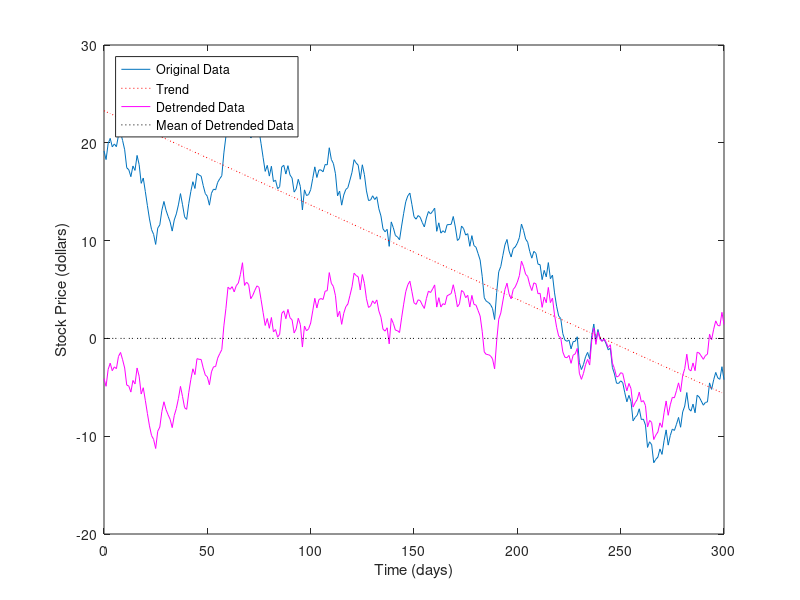

This chart was generated by the following MATLAB code: (Note: this script raises an error after producing the figure.)
close all

%% EXAMPLE
t = 0:300;
dailyFluct = gallery('normaldata',size(t),2); 
sdata = cumsum(dailyFluct) + 20 + t/100;
figure(1)
plot(t,sdata);
legend('Original Data','Location','northwest');
xlabel('Time (days)');
ylabel('Stock Price (dollars)');

detrend_sdata = detrend(sdata);
strend = sdata - detrend_sdata;
mean(detrend_sdata)


hold on
plot(t,strend,':r')
plot(t,detrend_sdata,'m')
plot(t,zeros(size(t)),':k')
legend('Original Data','Trend','Detrended Data',...
       'Mean of Detrended Data','Location','northwest')
xlabel('Time (days)'); 
ylabel('Stock Price (dollars)');
%% OUR DATA
if exist('data_1','var') == 0
    load("data_1.mat")
end
if exist('SR_2018_EW','var') == 0
    load('SR_2018_EW.mat')
end
if exist('SR_2018_NS','var') == 0
    load('SR_2018_Ns.mat')
end
month = SR_2018_NS{1};
SR_f = buffer([month.SR_f],8);
bad_SR = month(SR_f(1,:) > 8.5);

first_bad_SR = bad_SR(1);
good_SR = month(SR_f(1,:) < 8 & SR_f(1,:) > 7.4 );
first_good_SR = good_SR(1);
%data = data_1.raw_data_f;
SR = first_good_SR;
data = SR.raw_data_f;
freq = SR.freq;
%freq = data_1.freq(data_1.freq > 3 & data_1.freq < 45);
%data = data_1.filter_data_f(data_1.freq > 3 & data_1.freq < 45)';

figure(2)
plot(freq,data);
legend('Original Data','Location','northwest');
xlabel('freq (Hz)');
ylabel('PSD (dBPT)');

detrend_data = detrend(data,5);
trend = data - detrend_data;
mean(detrend_data)

hold on
plot(freq,trend,':r')
plot(freq,detrend_data,'m')
plot(freq,zeros(size(freq)),':k')
legend('Original Data','Trend','Detrended Data',...
       'Mean of Detrended Data','Location','northwest')
xlabel('freq (Hz)');
ylabel('PSD (dBPT)');

interval_freq = (data_1.freq > 5 & data_1.freq < 43);
detrend_data_with_offset = detrend_data - min(detrend_data);
weight = interval_freq/1;
figure(3)
[fitresult, gof] = Fits(freq, detrend_data_with_offset, weight)
figure(4)
start_points = [7.83 14.3 20.8 27.3 33.8 39 45];
start_points = data_1.SR_f(1:7);
%[fitresult_ref, gof] = reference(freq, detrend_data_with_offset, weight ,start_points);
[fitresult_completed_offset, gof] = fit_no_robust(freq, detrend_data_with_offset, weight ,start_points);
%[fitresult, gof] = Fits_six(freq, detrend_data_with_offset, weight ,start_points);

detrend_data_with_offset = detrend_data - min(detrend_data(interval_freq));
%[fitresult, gof] = reference(freq, detrend_data_with_offset, weight ,start_points);
[fitresult_uncompleted_offset, gof] = fit_no_robust(freq, detrend_data_with_offset, weight ,start_points);
%[fitresult, gof] = Fits_six(freq, detrend_data_with_offset, weight ,start_points);
detrend_data_with_offset = detrend_data;
%[fitresult, gof] = reference(freq, detrend_data_with_offset, weight ,start_points);
%[fitresult, gof] = fit_no_robust(freq, detrend_data_with_offset, weight ,start_points);
%[fitresult, gof] = Fits_six(freq, detrend_data_with_offset, weight ,start_points);


%coeff = coeffvalues(fitresult);
%Qfactor = coeff(1:6);
%f = coeff(7:12);
%val = coeff(12:18);
%%TEST LORENTZ




